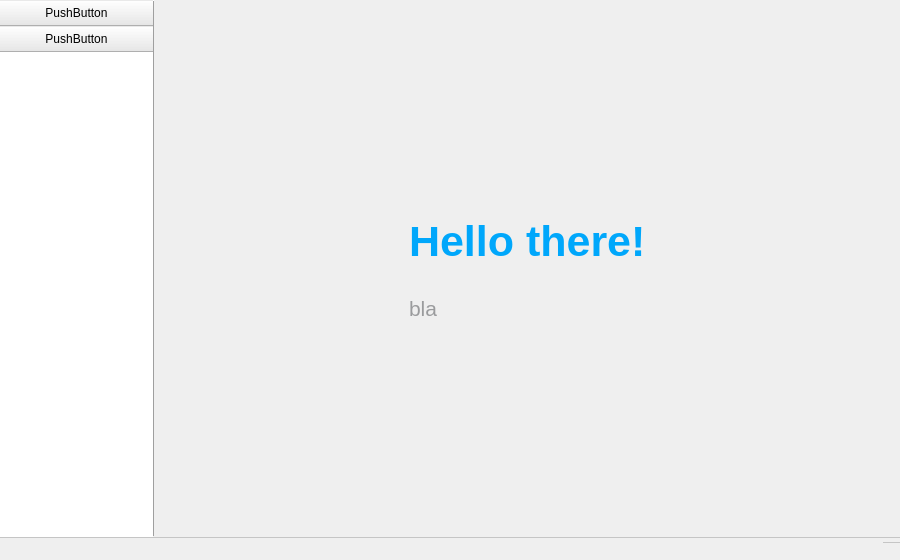
<?xml version="1.0" encoding="UTF-8"?>
<ui version="4.0">
 <class>MainWindow</class>
 <widget class="QMainWindow" name="MainWindow">
  <property name="geometry">
   <rect>
    <x>0</x>
    <y>0</y>
    <width>900</width>
    <height>560</height>
   </rect>
  </property>
  <property name="minimumSize">
   <size>
    <width>900</width>
    <height>560</height>
   </size>
  </property>
  <property name="font">
   <font>
    <stylestrategy>PreferAntialias</stylestrategy>
   </font>
  </property>
  <property name="windowTitle">
   <string>MainWindow</string>
  </property>
  <property name="unifiedTitleAndToolBarOnMac">
   <bool>false</bool>
  </property>
  <widget class="QWidget" name="CentralWidget">
   <layout class="QHBoxLayout" name="horizontalLayout">
    <property name="spacing">
     <number>0</number>
    </property>
    <property name="margin">
     <number>0</number>
    </property>
    <item>
     <widget class="QFrame" name="LeftMenuFrame">
      <property name="sizePolicy">
       <sizepolicy hsizetype="Fixed" vsizetype="MinimumExpanding">
        <horstretch>0</horstretch>
        <verstretch>0</verstretch>
       </sizepolicy>
      </property>
      <property name="palette">
       <palette>
        <active>
         <colorrole role="Base">
          <brush brushstyle="SolidPattern">
           <color alpha="255">
            <red>255</red>
            <green>255</green>
            <blue>255</blue>
           </color>
          </brush>
         </colorrole>
         <colorrole role="Window">
          <brush brushstyle="SolidPattern">
           <color alpha="255">
            <red>255</red>
            <green>255</green>
            <blue>255</blue>
           </color>
          </brush>
         </colorrole>
        </active>
        <inactive>
         <colorrole role="Base">
          <brush brushstyle="SolidPattern">
           <color alpha="255">
            <red>255</red>
            <green>255</green>
            <blue>255</blue>
           </color>
          </brush>
         </colorrole>
         <colorrole role="Window">
          <brush brushstyle="SolidPattern">
           <color alpha="255">
            <red>255</red>
            <green>255</green>
            <blue>255</blue>
           </color>
          </brush>
         </colorrole>
        </inactive>
        <disabled>
         <colorrole role="Base">
          <brush brushstyle="SolidPattern">
           <color alpha="255">
            <red>255</red>
            <green>255</green>
            <blue>255</blue>
           </color>
          </brush>
         </colorrole>
         <colorrole role="Window">
          <brush brushstyle="SolidPattern">
           <color alpha="255">
            <red>255</red>
            <green>255</green>
            <blue>255</blue>
           </color>
          </brush>
         </colorrole>
        </disabled>
       </palette>
      </property>
      <property name="autoFillBackground">
       <bool>true</bool>
      </property>
      <property name="frameShape">
       <enum>QFrame::NoFrame</enum>
      </property>
      <layout class="QVBoxLayout" name="verticalLayout_2">
       <property name="spacing">
        <number>0</number>
       </property>
       <property name="margin">
        <number>0</number>
       </property>
       <item>
        <widget class="QPushButton" name="pushButton">
         <property name="sizePolicy">
          <sizepolicy hsizetype="Fixed" vsizetype="Fixed">
           <horstretch>0</horstretch>
           <verstretch>0</verstretch>
          </sizepolicy>
         </property>
         <property name="minimumSize">
          <size>
           <width>0</width>
           <height>26</height>
          </size>
         </property>
         <property name="maximumSize">
          <size>
           <width>16777215</width>
           <height>26</height>
          </size>
         </property>
         <property name="font">
          <font>
           <stylestrategy>PreferAntialias</stylestrategy>
          </font>
         </property>
         <property name="cursor">
          <cursorShape>PointingHandCursor</cursorShape>
         </property>
         <property name="styleSheet">
          <string notr="true">QPushButton {

background-color: 
 qlineargradient(x1: 0, y1: 0, x2: 0, y2: 1, stop: 0 #fff, stop: 1 #e5e5e5);

border-bottom: 1px solid #afafaf;
border-top: 1px solid #e9e9e9;

width: 151px;
height: 30px;

padding: 0;
margin: 0;

width: 151px;
height: 30px;

color: #000;

padding: 0;
margin: 0;

}

QPushButton:hover {

background-color: #5097cc;

border-bottom: 1px solid #3371a0;
border-top: 1px solid #59a8e3;

color: #fff;

}

QPushButton:pressed {

background-color: qlineargradient(x1: 0, y1: 0, x2: 0, y2: 1,
                                       stop: 0 #8ed0fa, stop: 1 #4991c7);

border-bottom: 1px solid #3371a0;
border-top: 1px solid #9ee8ff;

color: #fff;

}

QPushButton:checked {

background-color: 
 qlineargradient(x1: 0, y1: 0, x2: 0, y2: 1, stop: 0 #8ed0fa, stop: 1 #4991c7);

border-bottom: 1px solid #3371a0;
border-top: 1px solid #9ee8ff;

color: #fff;

}</string>
         </property>
         <property name="text">
          <string>PushButton</string>
         </property>
         <property name="checkable">
          <bool>true</bool>
         </property>
         <property name="autoDefault">
          <bool>false</bool>
         </property>
         <property name="default">
          <bool>false</bool>
         </property>
         <property name="flat">
          <bool>false</bool>
         </property>
        </widget>
       </item>
       <item>
        <widget class="QPushButton" name="pushButton_4">
         <property name="sizePolicy">
          <sizepolicy hsizetype="Fixed" vsizetype="Fixed">
           <horstretch>0</horstretch>
           <verstretch>0</verstretch>
          </sizepolicy>
         </property>
         <property name="minimumSize">
          <size>
           <width>0</width>
           <height>26</height>
          </size>
         </property>
         <property name="maximumSize">
          <size>
           <width>16777215</width>
           <height>26</height>
          </size>
         </property>
         <property name="font">
          <font>
           <stylestrategy>PreferAntialias</stylestrategy>
          </font>
         </property>
         <property name="styleSheet">
          <string notr="true">QPushButton {

background-color: 
 qlineargradient(x1: 0, y1: 0, x2: 0, y2: 1, stop: 0 #fff, stop: 1 #e5e5e5);

border-bottom: 1px solid #afafaf;
border-top: 1px solid #e9e9e9;

width: 151px;
height: 30px;

padding: 0;
margin: 0;

}</string>
         </property>
         <property name="text">
          <string>PushButton</string>
         </property>
         <property name="autoDefault">
          <bool>false</bool>
         </property>
         <property name="default">
          <bool>false</bool>
         </property>
         <property name="flat">
          <bool>false</bool>
         </property>
        </widget>
       </item>
       <item>
        <spacer name="verticalSpacer">
         <property name="orientation">
          <enum>Qt::Vertical</enum>
         </property>
         <property name="sizeHint" stdset="0">
          <size>
           <width>20</width>
           <height>40</height>
          </size>
         </property>
        </spacer>
       </item>
       <item>
        <widget class="QFrame" name="DropZoneFrame">
         <property name="styleSheet">
          <string notr="true">QFrame {

border: 5px dashed  #9a9b9d;
border-radius: 20px;

}</string>
         </property>
         <property name="frameShape">
          <enum>QFrame::StyledPanel</enum>
         </property>
         <property name="frameShadow">
          <enum>QFrame::Raised</enum>
         </property>
        </widget>
       </item>
      </layout>
     </widget>
    </item>
    <item>
     <widget class="QWidget" name="ContentAndLineGrid" native="true">
      <property name="styleSheet">
       <string notr="true">background-image: url(:/root/images/background/linen.jpg);</string>
      </property>
      <layout class="QGridLayout" name="gridLayout">
       <property name="margin">
        <number>0</number>
       </property>
       <property name="spacing">
        <number>0</number>
       </property>
       <item row="0" column="0" rowspan="3">
        <widget class="Line" name="MenuContentDivider">
         <property name="sizePolicy">
          <sizepolicy hsizetype="Fixed" vsizetype="Expanding">
           <horstretch>0</horstretch>
           <verstretch>1</verstretch>
          </sizepolicy>
         </property>
         <property name="minimumSize">
          <size>
           <width>1</width>
           <height>0</height>
          </size>
         </property>
         <property name="maximumSize">
          <size>
           <width>1</width>
           <height>16777215</height>
          </size>
         </property>
         <property name="sizeIncrement">
          <size>
           <width>0</width>
           <height>0</height>
          </size>
         </property>
         <property name="frameShadow">
          <enum>QFrame::Raised</enum>
         </property>
         <property name="orientation">
          <enum>Qt::Vertical</enum>
         </property>
        </widget>
       </item>
       <item row="0" column="1" rowspan="3">
        <layout class="QGridLayout" name="ContentGrid">
         <property name="spacing">
          <number>0</number>
         </property>
         <item row="1" column="1">
          <widget class="QLabel" name="TitleLabel_2">
           <property name="font">
            <font>
             <pointsize>32</pointsize>
             <weight>75</weight>
             <bold>true</bold>
            </font>
           </property>
           <property name="styleSheet">
            <string notr="true">color: #00a7fb;
font-weight: bold;
font-size: 32pt;</string>
           </property>
           <property name="text">
            <string>Hello there!</string>
           </property>
           <property name="textFormat">
            <enum>Qt::PlainText</enum>
           </property>
           <property name="alignment">
            <set>Qt::AlignLeading|Qt::AlignLeft|Qt::AlignTop</set>
           </property>
          </widget>
         </item>
         <item row="3" column="1">
          <widget class="QLabel" name="FeaturesLabel">
           <property name="font">
            <font>
             <pointsize>16</pointsize>
             <stylestrategy>PreferAntialias</stylestrategy>
            </font>
           </property>
           <property name="styleSheet">
            <string notr="true">color: rgb(154, 155, 157);
font-size: 16pt;</string>
           </property>
           <property name="text">
            <string>bla</string>
           </property>
           <property name="textFormat">
            <enum>Qt::AutoText</enum>
           </property>
           <property name="alignment">
            <set>Qt::AlignLeading|Qt::AlignLeft|Qt::AlignTop</set>
           </property>
           <property name="wordWrap">
            <bool>true</bool>
           </property>
          </widget>
         </item>
         <item row="1" column="0">
          <spacer name="spacerWest">
           <property name="orientation">
            <enum>Qt::Horizontal</enum>
           </property>
           <property name="sizeHint" stdset="0">
            <size>
             <width>40</width>
             <height>20</height>
            </size>
           </property>
          </spacer>
         </item>
         <item row="4" column="1">
          <spacer name="spacerSourh">
           <property name="orientation">
            <enum>Qt::Vertical</enum>
           </property>
           <property name="sizeHint" stdset="0">
            <size>
             <width>20</width>
             <height>40</height>
            </size>
           </property>
          </spacer>
         </item>
         <item row="0" column="1">
          <spacer name="spacerNorth">
           <property name="orientation">
            <enum>Qt::Vertical</enum>
           </property>
           <property name="sizeHint" stdset="0">
            <size>
             <width>20</width>
             <height>40</height>
            </size>
           </property>
          </spacer>
         </item>
         <item row="2" column="1">
          <spacer name="verticalSpacer_2">
           <property name="orientation">
            <enum>Qt::Vertical</enum>
           </property>
           <property name="sizeType">
            <enum>QSizePolicy::Fixed</enum>
           </property>
           <property name="sizeHint" stdset="0">
            <size>
             <width>20</width>
             <height>30</height>
            </size>
           </property>
          </spacer>
         </item>
         <item row="1" column="2">
          <spacer name="spacerEast">
           <property name="orientation">
            <enum>Qt::Horizontal</enum>
           </property>
           <property name="sizeHint" stdset="0">
            <size>
             <width>40</width>
             <height>20</height>
            </size>
           </property>
          </spacer>
         </item>
        </layout>
       </item>
      </layout>
     </widget>
    </item>
   </layout>
  </widget>
  <widget class="QStatusBar" name="StatusBar">
   <property name="styleSheet">
    <string notr="true">border-top: 1px solid #c5c5c5;</string>
   </property>
  </widget>
 </widget>
 <resources>
  <include location="main_window.qrc"/>
 </resources>
 <connections/>
</ui>
